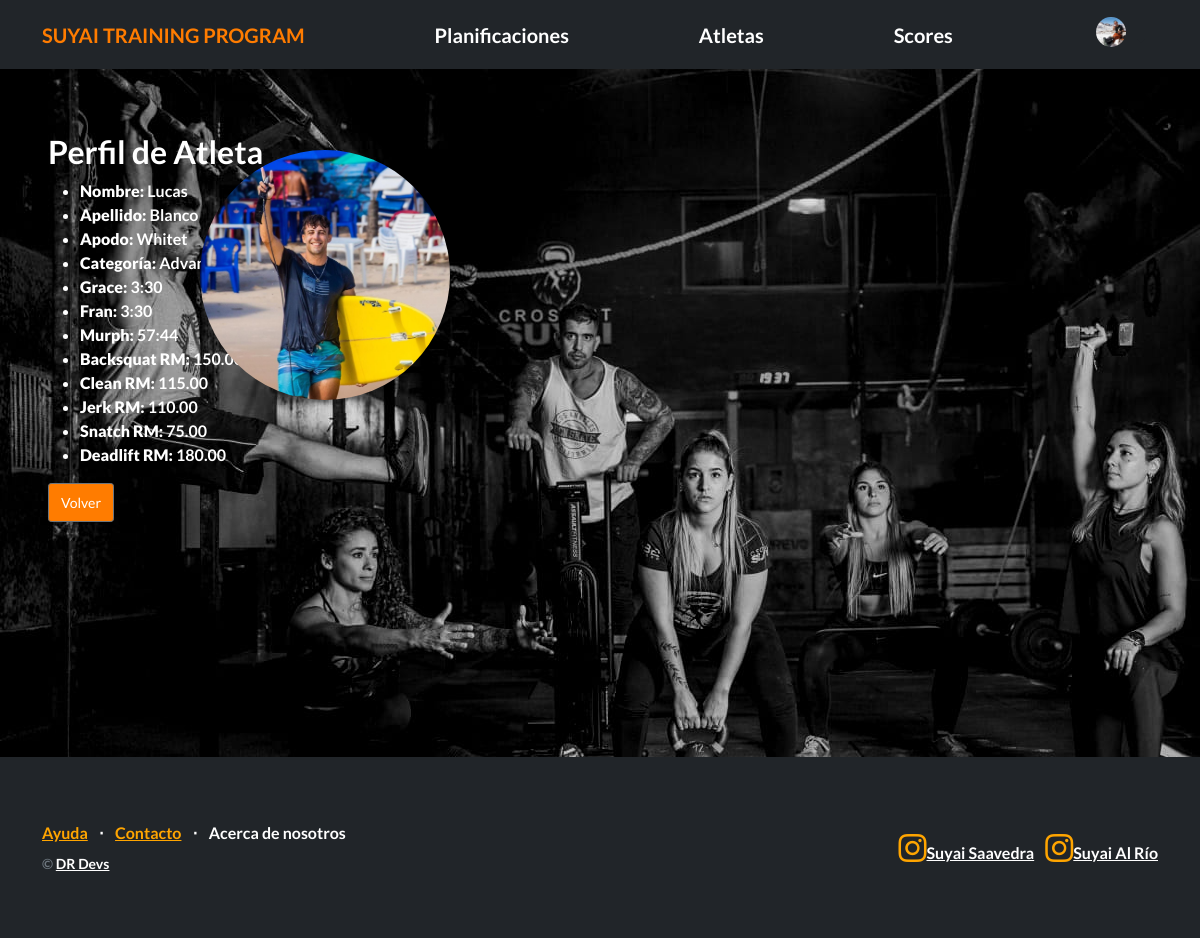
Page /atletas/ver_atleta/4/ (signed in) on the earlier database version.
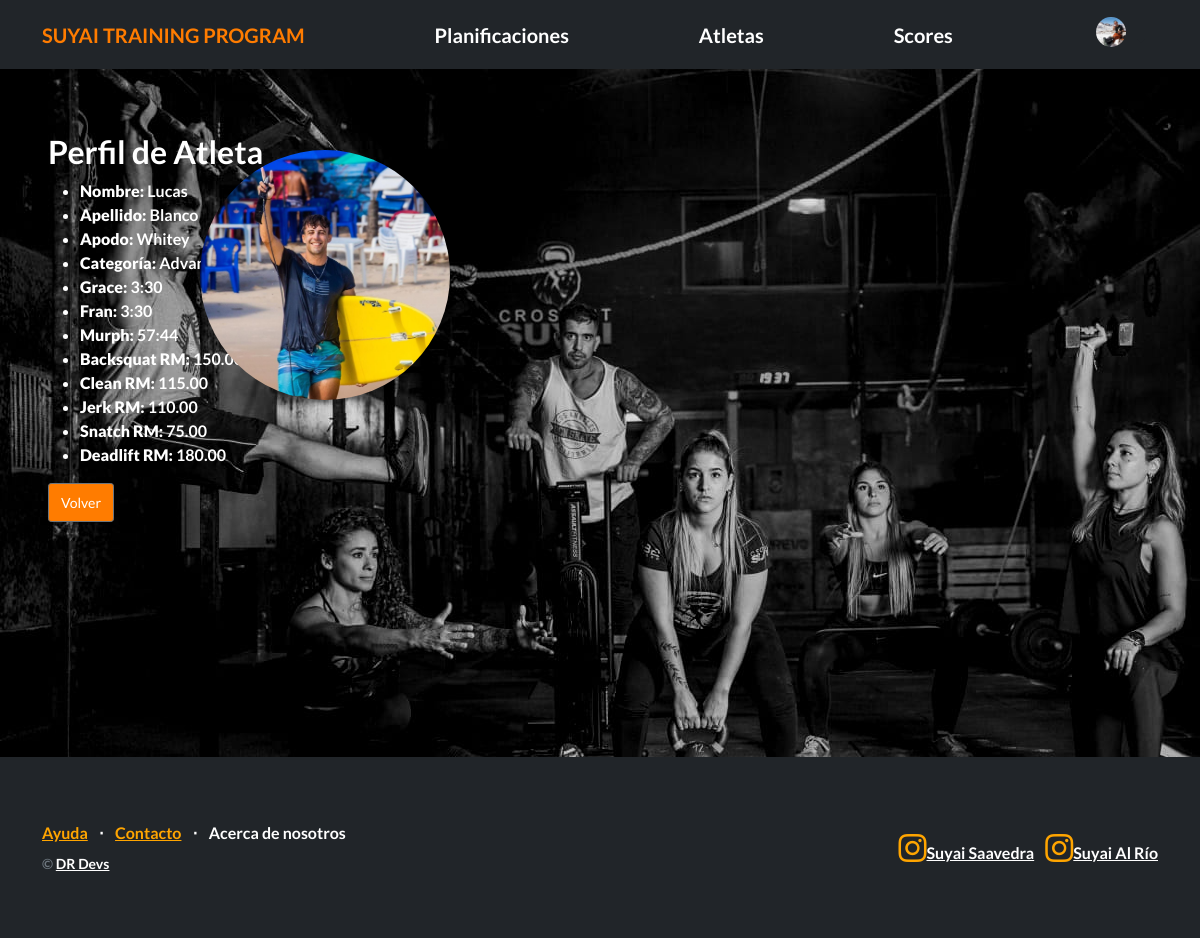
Same page on the later database version.
### Atletas/models.py (models this page shows, shortened)
class Atleta(models.Model):
    user = models.OneToOneField(User, on_delete=models.CASCADE,  default=1)
    categoria = models.CharField(max_length=20, null=True, blank=True)
    apodo = models.CharField(max_length=20, null=True,  blank=True)
    grace = models.CharField(max_length=20, null=True, blank=True)
    fran = models.CharField(max_length=20, null=True, blank=True)
    murph = models.CharField(max_length=20, null=True, blank=True)
    backsquat_rm = models.DecimalField(max_digits=6, decimal_places=2, null=True, blank=True)
    clean_rm = models.DecimalField(max_digits=6, decimal_places=2, null=True, blank=True)
    jerk_rm = models.DecimalField(max_digits=6, decimal_places=2, null=True, blank=True)
    snatch_rm = models.DecimalField(max_digits=6, decimal_places=2, null=True, blank=True)
    deadlift_rm = models.DecimalField(max_digits=6, decimal_places=2, null=True, blank=True)

class Avatar(models.Model):
   user = models.OneToOneField(User, on_delete=models.CASCADE, null=True)
   imagen = models.ImageField(upload_to='avatares', null=True, blank=True)

### Atletas/views.py (the view)
# urls.py: path("ver_atleta/<int:pk>/", AtletaDetailView.as_view(), name="ver_atleta"),
class AtletaDetailView(LoginRequiredMixin, DetailView):
    model = Atleta
    template_name = "Atletas/atleta_detail.html"
    login_url = 'login'

### Atletas/templates/Atletas/atleta_detail.html
{% extends "Planificaciones/base.html" %}
{% block contenido %}
<div class="perfil-atleta">
  <h2>Perfil de Atleta</h2>
  <ul>
    <li><strong>Nombre:</strong> {{ atleta.user.first_name }}</li>
    <li><strong>Apellido:</strong> {{ atleta.user.last_name }}</li>
    <li><strong>Apodo:</strong> {{ atleta.apodo }}</li>
    <li><strong>Categoría:</strong> {{ atleta.categoria }}</li>
    <li><strong>Grace:</strong> {{ atleta.grace }}</li>
    <li><strong>Fran:</strong> {{ atleta.fran }}</li>
    <li><strong>Murph:</strong> {{ atleta.murph }}</li>
    <li><strong>Backsquat RM:</strong> {{ atleta.backsquat_rm }}</li>
    <li><strong>Clean RM:</strong> {{ atleta.clean_rm }}</li>
    <li><strong>Jerk RM:</strong> {{ atleta.jerk_rm }}</li>
    <li><strong>Snatch RM:</strong> {{ atleta.snatch_rm }}</li>
    <li><strong>Deadlift RM:</strong> {{ atleta.deadlift_rm }}</li>
  </ul>
  <img src="{{ atleta.user.avatar.imagen.url }}" style="width: 250px; height: 250px; border-radius: 50%; position: absolute; top: 150px; right: 750px;">
  <a href="{% url 'listar_atletas' %}" class="btn btn-secondary btn-sm">Volver</a>
</div>
{% endblock contenido %}

Differences in the rows shown:
changed Atleta "Advanced": apodo "Whitet" → "Whitey"
